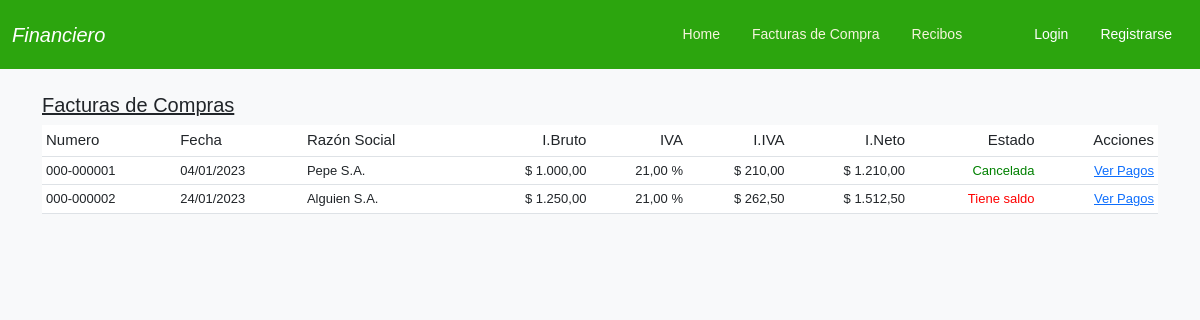
/facturas/, run on an earlier commit of the app's database.
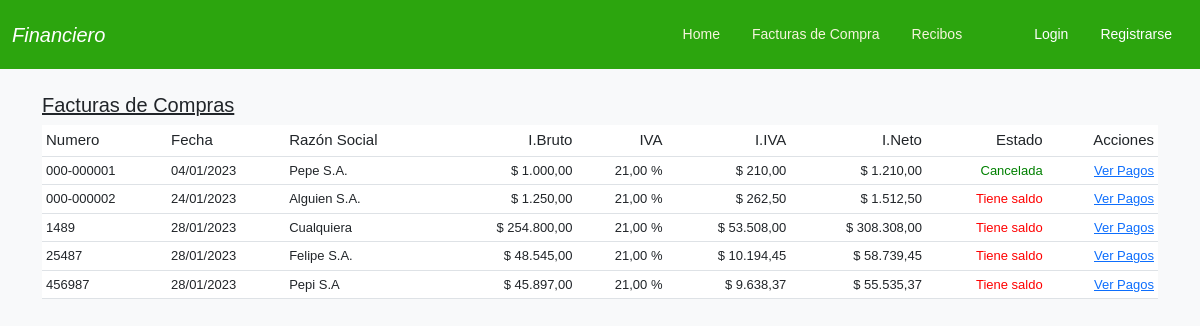
And on a later commit of the database.
### comprobantes/models.py (models this page shows, shortened)
class Factura(models.Model):
    numero = models.CharField(max_length=15)
    fecha = models.DateField()
    razon_social = models.CharField(max_length=50)
    importe = models.DecimalField(max_digits=10, decimal_places=2)
    iva = models.DecimalField(max_digits=4, decimal_places=2, default=21.0, verbose_name='% IVA')
    estado = models.BooleanField(default=False, verbose_name='Pagada')
    created = models.DateField(auto_now_add=True)
    updated = models.DateField(auto_now=True)
    @property
    def importe_iva(self):
        return self.importe * (self.iva/100)
    @property
    def importe_total(self):
        return self.importe + (self.importe * self.iva/100)

### comprobantes/views.py (the view)
# urls.py: path('facturas/', FacturaView.as_view(), name='facturas'),
class FacturaView(View):
    def get(self, request, *args, **kwargs):
        facturas = Factura.objects.all()
        return render(request, 'comprobantes/facturas.html', {'facturas':facturas })

### comprobantes/templates/comprobantes/facturas.html (shortened to what this page needs)
{% extends 'comprobantes/base.html' %}
{% block content %}
<div class="container">
    <br>
    {% if facturas %}
    <table class="table table-sm table-hover">
        <h3 style="font-size: 20px;text-decoration: underline;">Facturas de Compras</h3>
        <thead style="background-color: bisque;">
            <th style="font-weight: 500;font-size:15px;">Numero</th>
            <th style="font-weight: 500;font-size:15px;">Fecha</th>
            <th style="font-weight: 500;font-size:15px;">Razón Social</th>
            <th style="font-weight: 500;font-size:15px;text-align: end;">I.Bruto</th>
            <th style="font-weight: 500;font-size:15px;text-align: end;">IVA</th>
            <th style="font-weight: 500;font-size:15px;text-align: end;">I.IVA</th>
            <th style="font-weight: 500;font-size:15px;text-align: end;">I.Neto</th>
            <th style="font-weight: 500;font-size:15px;text-align: end;">Estado</th>
            <th style="font-weight: 500;font-size:15px;text-align: end;">Acciones</th>
        </thead>
        <tbody>
            {% for factura in facturas %}
            <td style="font-size:13px;">{{ factura.numero }}</td>
            <td style="font-size:13px;">{{ factura.fecha|date:'d/m/Y'}}</td>
            <td style="font-size:13px;">{{ factura.razon_social }}</td>
            <td style="font-size:13px;text-align: end;">$ {{ factura.importe|floatformat:"2g"}}</td>
            <td style="font-size:13px;text-align: end;">{{ factura.iva|floatformat:"2g"}} %</td>
            <td style="font-size:13px;text-align: end;">$ {{ factura.importe_iva|floatformat:"2g"}}</td>
            <td style="font-size:13px;text-align: end;">$ {{ factura.importe_total|floatformat:"2g"}}</td>
            <td style="font-size:13px;text-align: end;">{% if factura.estado == True %}<span style="color: green;">Cancelada</span>{% else %}<span style="color: red;">Tiene saldo</span>{% endif %}</td>
            <td style="font-size:13px;text-align: end;">
                <a style="font-size:13px;" href="{% url 'recibos-factura' factura.id %}">Ver Pagos</a>
            </td>
       </tbody>
            {% endfor %}
    </table>
    </div>
    {% else %}
     <center><p style="color: brown; font-size: 18px;">No hay facturas ingresadas</p></center>
    {% endif %}
{% endblock %}

What changed in the data, as far as the page shows it:
added Factura: numero "1489", fecha "28/01/2023", razon_social "Cualquiera", importe "254.800,00", iva "21,00", importe_iva "53.508,00", importe_total "308.308,00", estado "Tiene saldo"
added Factura: numero "25487", fecha "28/01/2023", razon_social "Felipe S.A.", importe "48.545,00", iva "21,00", importe_iva "10.194,45", importe_total "58.739,45", estado "Tiene saldo"
added Factura: numero "456987", fecha "28/01/2023", razon_social "Pepi S.A", importe "45.897,00", iva "21,00", importe_iva "9.638,37", importe_total "55.535,37", estado "Tiene saldo"
